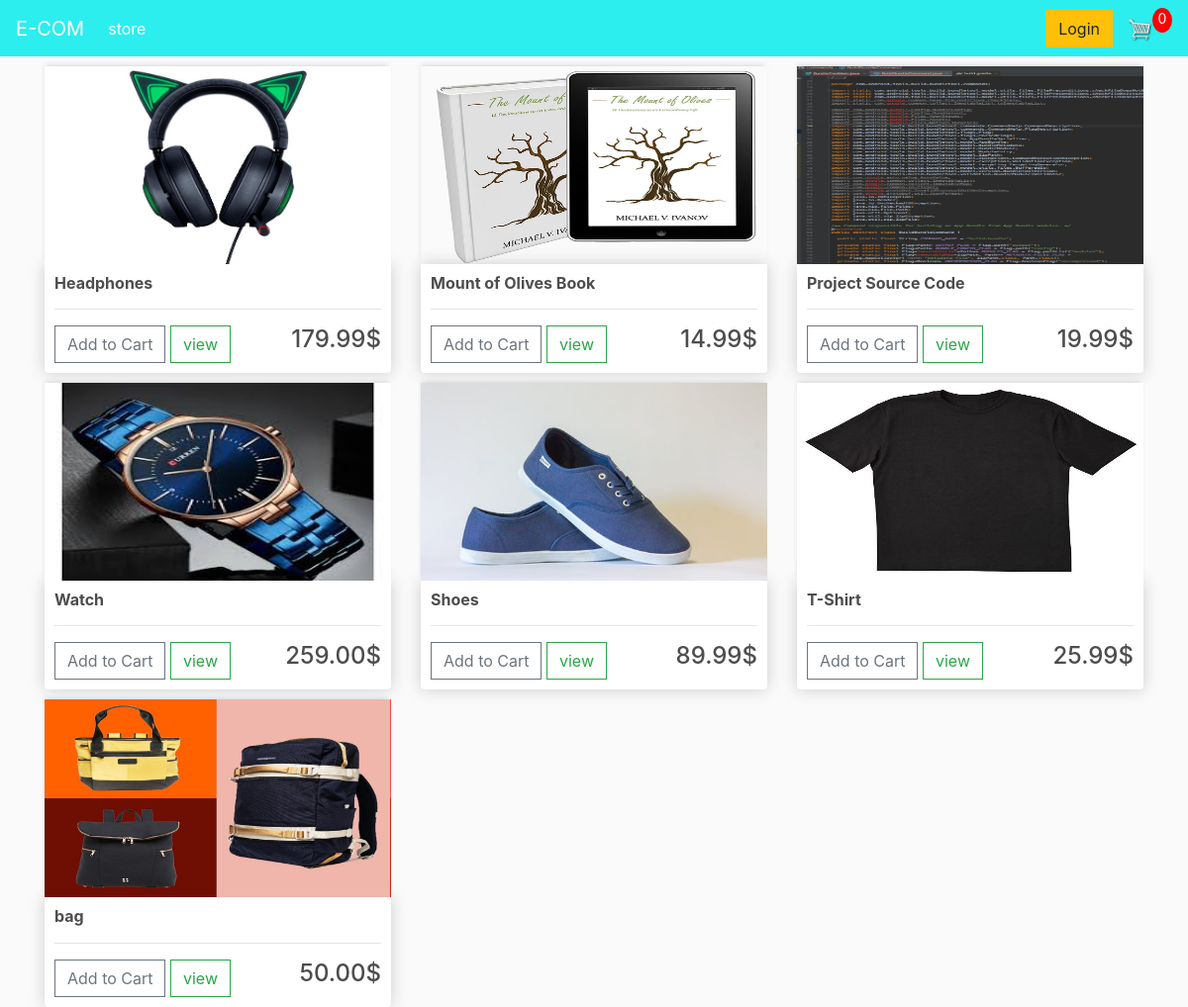
The page / on the database its author committed.
### store/models.py (models this page shows, shortened)
class Product(models.Model):
    name = models.CharField(max_length=200,null=True)
    price = models.DecimalField(max_digits=7, decimal_places=2)
    digital = models.BooleanField(default=False,null=True,blank=False)
    image = models.ImageField(null=True,blank=True)
    @property
    def imageURL(self):
        try:
            url=self.image.url
        except:
            url='static/images/placeholder.png'
        return url

### store/views.py (the view)
# urls.py: path('',include('store.urls'))
def store(request):
    data = cartData(request)
    cartItems = data['cartItems']
    products = Product.objects.all()
    context = {'products': products,'cartItems':cartItems}
    return render(request, 'store/store.html', context)

### store/utils.py (called while the page is built, shortened)
def cookieCart(request):
    try:
        cart = json.loads(request.COOKIES['cart'])
    except:
        cart = {}
    print('Cart: ', cart)
    items = []
    order = {'get_cart_total': 0, 'get_cart_items': 0,'shipping':False}
    cartItems = order['get_cart_items']
    return {'items': items, 'order': order, 'cartItems': cartItems}

def cartData(request):
    if request.user.is_authenticated:
        customer = request.user.customer
        order, created = Order.objects.get_or_create(
            customer=customer, complete=False)
        items = order.orderitem_set.all()
        cartItems = order.get_cart_items
    else:
        cookieData = cookieCart(request)
        items = cookieData['items']
        order = cookieData['order']
        cartItems = cookieData['cartItems']
    return{'items': items, 'order': order, 'cartItems': cartItems}

### store/templates/store/store.html
{% extends 'store/main.html' %}
{% load static %}
{% block content %}
<div class="row">
    {% for product in products %}
    <div class="col-lg-4">
        <img src="{{product.imageURL}}" class="thumbnail">
        <div class='box-element product'>
            <h6><strong>{{product.name}}</strong></h6>
            <hr>
            <button data-product="{{product.id}}" data-action="add"
                class="btn btn-outline-secondary add-btn update-cart">Add to Cart</button>
            <a class="btn btn-outline-success" href="#">view</a>
            <h4 style="display:inline-block;float:right">{{product.price|floatformat:2}}$</h4>
        </div>
    </div>
    {% endfor %}
</div>
{% endblock content %}

### store/templates/store/main.html (shortened to what this page needs)
<!DOCTYPE html>
{% load static %}
<html lang="en">
<head>
    <link rel="stylesheet" href="https://cdn.jsdelivr.net/npm/bootstrap@4.5.3/dist/css/bootstrap.min.css"
 />
    <link rel="stylesheet" href="{% static 'css/main.css' %}" />
</head>
<body>
    <nav class="navbar navbar-expand-lg navbar-dark bg-dark">
        <a class="navbar-brand" href="{% url 'store' %}">E-COM</a>
        <div class="collapse navbar-collapse" id="navbarSupportedContent">
            <ul class="navbar-nav mr-auto">
                <li class="nav-item active">
                    <a class="nav-link" href="{% url 'store' %}">store <span class="sr-only">(current)</span></a>
                </li>
        </div>
        <div class="form-inline my-2 my-lg-0">
            <a href="#" class="btn btn-warning">Login</a>
            <a href="{% url 'cart' %}">
                <img id="cart-icon" src="{% static 'images/cart.png' %}">
            </a>
            <p id="cart-total">{{cartItems}}</p>
        </div>
    </nav>
    <div class='container'>
        {% block content %}
        {% endblock content %}
    </div>
</body>
</html>

### static/css/main.css (style rules this page uses)
body { background-color: hsl(0, 0%, 98%); }
h1,h2,h3,h4,h5,h6 { color:hsl(0, 0%, 30%); }
.box-element { box-shadow:hsl(0, 0%, 80%) 0 0 16px; background-color: #fff; border-radius: 4px; padding: 10px; }
.thumbnail { width: 100%; height: 200px; -webkit-box-shadow: -1px -3px 5px -2px rgba(214,214,214,1); -moz-box-shadow: -1px -3px 5px -2px rgba(214,214,214,1); box-shadow: -1px -3px 5px -2px rgba(214,214,214,1); }
.product { border-radius: 0 0 4px 4px; }
.bg-dark { background-color: #2ceeee!important; }
#cart-icon { width:25px; display: inline-block; margin-left: 15px; }
#cart-total { display: block; text-align: center; color:#fff; background-color: red; width: 20px; height: 25px; border-radius: 50%; font-size: 14px; }
.col-lg-4, .col-lg-6, .col-lg-8, .col-lg-12 { margin-top: 10px; }
.btn { border-radius: 0; }

### rows shown on the page
Product: imageURL (picture), name "Headphones", price "179.99"
Product: imageURL (picture), name "Mount of Olives Book", price "14.99"
Product: imageURL (picture), name "Project Source Code", price "19.99"
Product: imageURL (picture), name "Watch", price "259.00"
Product: imageURL (picture), name "Shoes", price "89.99"
Product: imageURL (picture), name "T-Shirt", price "25.99"
Product: imageURL (picture), name "bag", price "50.00"

### other values the page prints
{{ cartItems }} "0"
